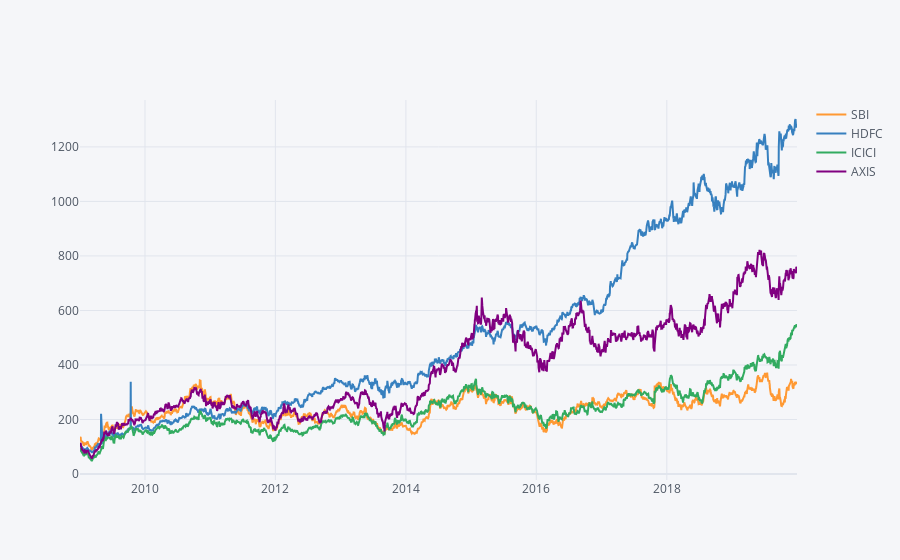

Write notebook code for a chart like this one.
### Code cell
#this is for plotly plots

df1.iplot(kind='spread',x='Date',y='Close',categories='BankName',mode='lines')

### Figure 1 — Plotly figure (JSON) as saved in the notebook; plotly's stock layout.template omitted (floating-point values rounded to 4 significant figures; data arrays with more than 128 entries replaced by an {"elided": "..."} marker saying what was removed)
{"data": [{"marker": {"color": "rgba(255, 153, 51, 1.0)", "line": {"width": 1.3}, "opacity": 0.8, "size": 12, "symbol": "circle"}, "mode": "lines", "name": "SBI", "textfont": {"color": "#4D5663"}, "type": "scatter", "x": {"elided": "2699 str values"}, "y": {"elided": "2699 float values"}}, {"marker": {"color": "rgba(55, 128, 191, 1.0)", "line": {"width": 1.3}, "opacity": 0.8, "size": 12, "symbol": "circle"}, "mode": "lines", "name": "HDFC", "textfont": {"color": "#4D5663"}, "type": "scatter", "x": {"elided": "2699 str values"}, "y": {"elided": "2699 float values"}}, {"marker": {"color": "rgba(50, 171, 96, 1.0)", "line": {"width": 1.3}, "opacity": 0.8, "size": 12, "symbol": "circle"}, "mode": "lines", "name": "ICICI", "textfont": {"color": "#4D5663"}, "type": "scatter", "x": {"elided": "2699 str values"}, "y": {"elided": "2699 float values"}}, {"marker": {"color": "rgba(128, 0, 128, 1.0)", "line": {"width": 1.3}, "opacity": 0.8, "size": 12, "symbol": "circle"}, "mode": "lines", "name": "AXIS", "textfont": {"color": "#4D5663"}, "type": "scatter", "x": {"elided": "2699 str values"}, "y": {"elided": "2699 float values"}}], "layout": {"legend": {"bgcolor": "#F5F6F9", "font": {"color": "#4D5663"}}, "paper_bgcolor": "#F5F6F9", "plot_bgcolor": "#F5F6F9", "title": {"font": {"color": "#4D5663"}}, "xaxis": {"gridcolor": "#E1E5ED", "showgrid": true, "tickfont": {"color": "#4D5663"}, "title": {"font": {"color": "#4D5663"}, "text": ""}, "zerolinecolor": "#E1E5ED"}, "yaxis": {"gridcolor": "#E1E5ED", "showgrid": true, "tickfont": {"color": "#4D5663"}, "title": {"font": {"color": "#4D5663"}, "text": ""}, "zerolinecolor": "#E1E5ED"}}}
